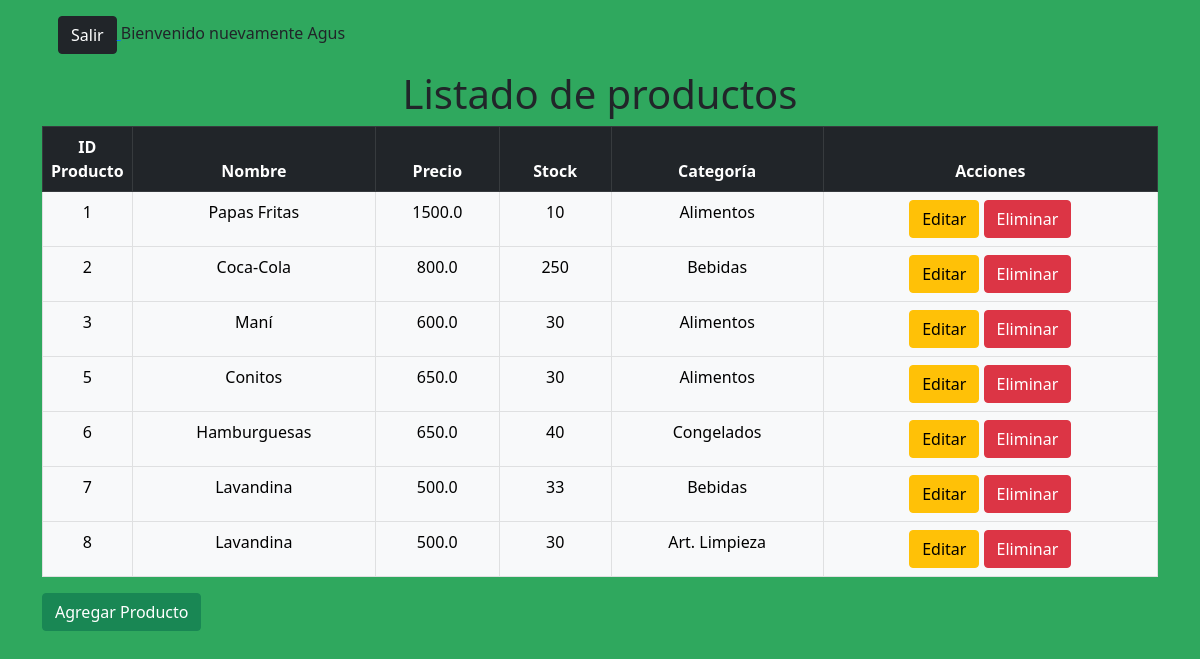
The app's page / (signed in) with its own data.
### inventario/models.py (models this page shows, shortened)
class Productos(models.Model):
    nombre = models.CharField(max_length=30, null=False)
    precio = models.FloatField()
    stock  = models.IntegerField(default=0)
    categoria_fk=models.ForeignKey(Categorias, on_delete=models.CASCADE, null=True,default=1)#esta sera la foreign key que nos relaciona con la class categorias
    class Meta:
        managed= True
        verbose_name='Producto'
        verbose_name_plural= 'Productos'

class Categorias(models.Model):
    category_name=models.CharField(max_length=20)
    def __str__(self):
        return self.category_name
    class Meta:
        db_table = ''
        managed = True
        verbose_name = 'Categoría'
        verbose_name_plural = 'Categorías'

### inventario/views.py (the view)
# urls.py: path('', listarProductos, name="base"),
def listarProductos(req):
    productos=Productos.objects.all() #SELECT * FROM productos
    categorias= Categorias.objects.all()#SELECT * FROM categorias
    formulario= FormProducto()
    contexto={"productos":productos, "categorias":categorias, "formulario":formulario}#el string es el tipo de nombre que le voy a dar para renderizarlo en el html, el any va a ser cualquier objeto que le quiera pasar, el objeto va a ser un diccionario
    return render(req,'index.html',contexto)

### inventario/templates/index.html (shortened to what this page needs)
{% extends "base.html" %}
{% block content %}
<div class="container p-3">
  {% if user.is_authenticated %}
  <a href="{% url 'logout' %}"><button type="button" class="btn btn-dark">Salir</button> </a>
  <span> Bienvenido nuevamente {{user.first_name}}</span>
  {%else %}
  <a href="{% url 'login' %}"><button type="button" class="btn btn-primary">Ingresar</button> </a>
  {% endif %}
</div>
<div class="container text-center">
  <h1>Listado de productos</h1>
</div>
<table class="table table-light table-bordered text-center">
  <thead class="table-dark">
    <tr>
      <th width="5%" scope="col">ID Producto</th>
      <th scope="col">Nombre</th>
      <th scope="col">Precio</th>
      <th scope="col">Stock</th>
      <th scope="col">Categoría</th>
      <th width="30%">Acciones</th>
    </tr>
  </thead>
  <tbody>
    {% for item in productos %}
    <tr>
      <td>{{item.id}}</td>
      <td>{{item.nombre}}</td>
      <td>{{item.precio}}</td>
      <td>{{item.stock}}</td>
      <td>{{item.categoria_fk}}</td>
      <td>
        {% if user.is_authenticated and user.username == "admin" %}
        <a href="{% url 'editar' item.id %}"><button type="button" class="btn btn-warning">Editar</button></a>
        <a href="{% url 'eliminar' item.id %}"><button type="button" class="btn btn-danger">Eliminar</button></a>
        {% else %}
        <span>
          <p>Sin acciones disponibles</p>
        </span>
        {% endif %}
      </td>
    </tr>
    {% endfor %}
  </tbody>
</table>
<button type="button" class="btn btn-success" data-bs-toggle="modal" data-bs-target="#crearProducto">
  Agregar Producto
</button>
{% endblock content %}

### inventario/static/css/styles.css (style rules this page uses)
body { background-color: rgb(47, 168, 94); }

### records on screen
Productos: id "1", nombre "Papas Fritas", precio "1500.0", stock "10", categoria_fk "Alimentos"
Productos: id "2", nombre "Coca-Cola", precio "800.0", stock "250", categoria_fk "Bebidas"
Productos: id "3", nombre "Maní", precio "600.0", stock "30", categoria_fk "Alimentos"
Productos: id "5", nombre "Conitos", precio "650.0", stock "30", categoria_fk "Alimentos"
Productos: id "6", nombre "Hamburguesas", precio "650.0", stock "40", categoria_fk "Congelados"
Productos: id "7", nombre "Lavandina", precio "500.0", stock "33", categoria_fk "Bebidas"
Productos: id "8", nombre "Lavandina", precio "500.0", stock "30", categoria_fk "Art. Limpieza"

### other values on screen
{{ user.first_name }} "Agus"
